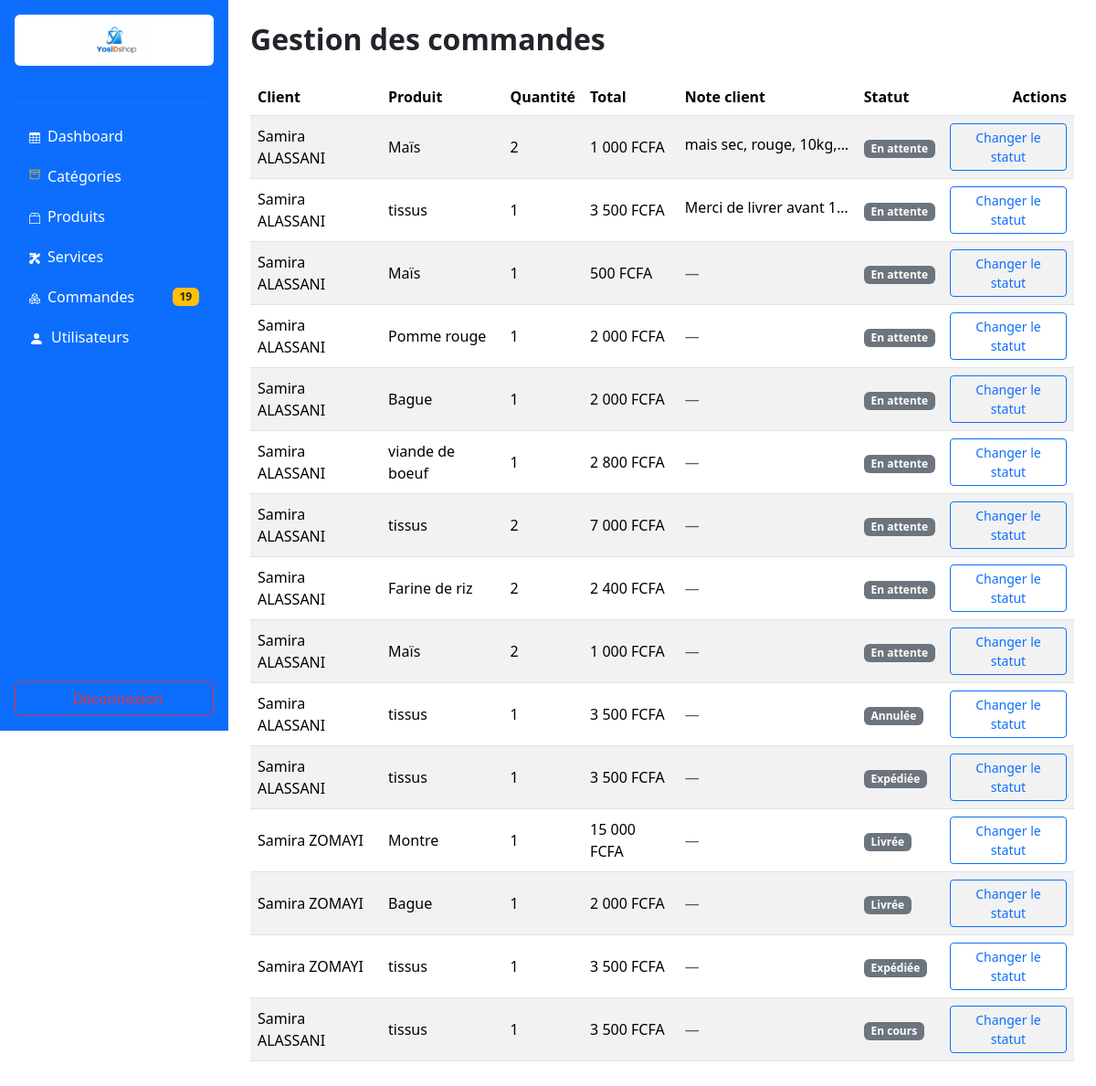
The page /admin/orders.php (signed in) on the database as committed earlier.
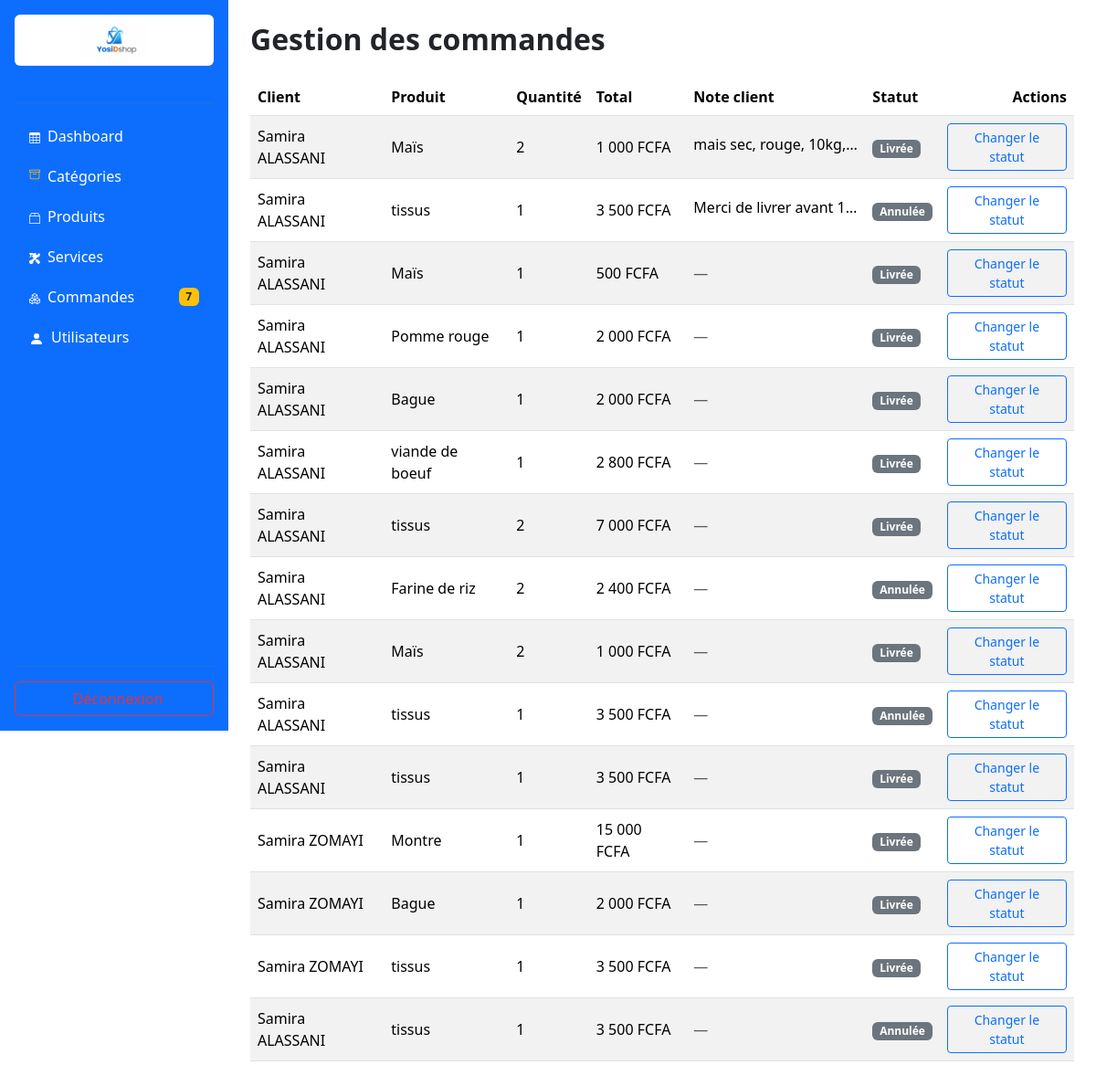
The same page on the database as committed later.
### tables this page shows
CREATE TABLE IF NOT EXISTS `orders` (
  `oId` int NOT NULL AUTO_INCREMENT,
  `proId` int DEFAULT NULL,
  `servId` int DEFAULT NULL,
  `cId` int NOT NULL,
  `status` enum('en_attente','en_cours','annulee','livee','expediee') NOT NULL DEFAULT 'en_attente',
  `quantity` int NOT NULL,
  `note` text,
  `usId` int NOT NULL,
  PRIMARY KEY (`oId`),
  KEY `proId` (`proId`),
  KEY `cId` (`cId`),
  KEY `fk_users_usId` (`usId`)
);

CREATE TABLE IF NOT EXISTS `users` (
  `usId` int NOT NULL AUTO_INCREMENT,
  `lastName` varchar(150) DEFAULT NULL,
  `firstName` varchar(150) DEFAULT NULL,
  `email` varchar(255) DEFAULT NULL,
  `password` varchar(100) DEFAULT NULL,
  `role` enum('client','manager') NOT NULL DEFAULT 'client',
  `profil` varchar(255) DEFAULT NULL,
  `lastLogin` datetime DEFAULT NULL,
  PRIMARY KEY (`usId`)
);

### order/controller.php (called while the page is built, shortened)
<?php
function getToutesLesCommandes(PDO $pdo)
{
    $req = "SELECT orders.oId, orders.quantity, orders.status, orders.note,
                   COALESCE(product.proName, service.servName) AS proName,
                   COALESCE(product.price, service.priceHours) AS price,
                   users.lastName AS clientNom,
                   users.firstname AS clientPrenom
            FROM orders
            LEFT JOIN product ON orders.proId = product.proId
            LEFT JOIN service ON orders.servId = service.servId
            JOIN users ON orders.usId = users.usId
            ORDER BY orders.oId DESC";
    $stmt = $pdo->query($req);
    return $stmt->fetchAll(PDO::FETCH_ASSOC);
}
function getCountCommandesActives(PDO $pdo)
{
    $req = "SELECT COUNT(*)
            FROM orders
            WHERE orders.status NOT IN ('livee', 'annulee')";
    return $pdo->query($req)->fetchColumn();
}

### admin/orders.php (the view, shortened to what this page needs)
<?php
require_once(__DIR__ . "/../order/controller.php");
require_once(__DIR__ . "/../config/db.php");
$commandes = getToutesLesCommandes($pdo);
$statutsDisponibles = [
    'en_attente' => 'En attente',
    'en_cours' => 'En cours',
    'expediee' => 'Expédiée',
    'livee' => 'Livrée',
    'annulee' => 'Annulée',
];
?>
<!DOCTYPE html>
<html lang="fr">
<head>
    <link rel="stylesheet" href="../assets/css/bootstrap.css">
    <link rel="stylesheet" href="../assets/css/style.css?v=<?php echo filemtime(__DIR__ . '/../assets/css/style.css'); ?>">
</head>
<body>
    <?php include(__DIR__ . "/../admin/sidebar_admin.php"); ?>
    <main class="container-fluid px-4 my-4" style="margin-left: 250px; width: calc(100% - 250px);">
        <h2 class="fw-bold mb-4">Gestion des commandes</h2>
        <?php if (empty($commandes)): ?>
            <div class="alert alert-info">Aucune commande pour le moment.</div>
        <?php else: ?>
            <div class="table-responsive">
                <table class="table table-striped align-middle">
                    <thead>
                        <tr>
                            <th>Client</th>
                            <th>Produit</th>
                            <th>Quantité</th>
                            <th>Total</th>
                            <th>Note client</th>
                            <th>Statut</th>
                            <th class="text-end">Actions</th>
                        </tr>
                    </thead>
                    <tbody>
                        <?php foreach ($commandes as $commande): ?>
                            <tr>
                                <td><?= htmlspecialchars($commande['clientPrenom'] . ' ' . $commande['clientNom']) ?></td>
                                <td><?= htmlspecialchars($commande['proName']) ?></td>
                                <td><?= $commande['quantity'] ?></td>
                                <td><?= number_format($commande['price'] * $commande['quantity'], 0, ',', ' ') ?> FCFA</td>
                                <td>
                                    <?php if (!empty($commande['note'])): ?>
                                        <span class="text-truncate d-inline-block" style="max-width: 180px;" title="<?= htmlspecialchars($commande['note']) ?>">
                                            <?= htmlspecialchars($commande['note']) ?>
                                        </span>
                                    <?php else: ?>
                                        <span class="text-muted">—</span>
                                    <?php endif; ?>
                                </td>
                                <td>
                                    <span class="badge bg-secondary"><?= $statutsDisponibles[$commande['status']] ?? $commande['status'] ?></span>
                                </td>
                                <td class="text-end">
                                    <button type="button" class="btn btn-sm btn-outline-primary"
                                            data-bs-toggle="modal" data-bs-target="#modalStatut<?= $commande['oId'] ?>">
                                        Changer le statut
                                    </button>
                                </td>
                            </tr>
                        <?php endforeach; ?>
                    </tbody>
                </table>
            </div>
        <?php endif; ?>
    </main>
</body>
</html>

### admin/sidebar_admin.php (shortened to what this page needs)
<?php
require_once(__DIR__ . "/../order/controller.php");
require_once(__DIR__ . "/../config/db.php");
$nombreCommandesEnAttente = getCountCommandesActives($pdo);
?>
<div class="responsive d-flex flex-column flex-shrink-0 p-3 text-white bg-primary" style="width: 250px; min-height: 100vh; position: fixed; top: 0; left: 0; z-index: 1000;">
    <a href="../index.php" class="d-flex align-items-center mb-4 me-md-auto text-white text-decoration-none bg-white p-2 rounded w-100 justify-content-center">
        <img src="../assets/images/Logo YosiShop.png" alt="YosiShop" style="max-height: 40px;">
    </a>
    <hr class="text-secondary">
    <ul class="nav nav-pills flex-column mb-auto gap-1">
        <li class="nav-item">
            <a href="../admin/dashboard.php" class="nav-link text-white d-flex align-items-center gap-2">
                <i class="bi bi-speedometer2"></i> Dashboard
            </a>
        </li>
        <li>
            <a href="../categories/index.php" class="nav-link text-white d-flex align-items-center gap-2">
                <i class="bi bi-folder2-open"> </i> Catégories
            </a>
        </li>
        <li>
            <a href="../products/index.php" class="nav-link text-white d-flex align-items-center gap-2">
                <i class="bi bi-box-seam"> <svg xmlns="http://www.w3.org/2000/svg" width="12" height="12" fill="currentColor" class="bi bi-box2" viewBox="0 0 16 16">
                        <path d="M2.95.4a1 1 0 0 1 .8-.4h8.5a1 1 0 0 1 .8.4l2.85 3.8a.5.5 0 0 1 .1.3V15a1 1 0 0 1-1 1H1a1 1 0 0 1-1-1V4.5a.5.5 0 0 1 .1-.3zM7.5 1H3.75L1.5 4h6zm1 0v3h6l-2.25-3zM15 5H1v10h14z" />
                    </svg></i> Produits
            </a>
        </li>
        <li>
            <a href="../services/index.php" class="nav-link text-white d-flex align-items-center gap-2">
                <i class="bi bi-briefcase"> </i> Services
            </a>
        </li>
        <li>
            <a href="../admin/orders.php" class="nav-link text-white d-flex align-items-center gap-2">
                <i class="bi bi-cart3"></i> Commandes
                <?php if ($nombreCommandesEnAttente > 0): ?>
                    <span class="badge bg-warning text-dark ms-auto"><?= $nombreCommandesEnAttente ?></span>
                <?php endif; ?>
            </a>
        </li>
        <li>
            <a href="../admin/users.php" class="nav-link text-white d-flex align-items-center gap-2">
                <i class="bi bi-people">
                    <svg xmlns="http://www.w3.org/2000/svg" width="16" height="16" fill="currentColor" class="bi bi-person-fill" viewBox="0 0 16 16">
                        <path d="M3 14s-1 0-1-1 1-4 6-4 6 3 6 4-1 1-1 1zm5-6a3 3 0 1 0 0-6 3 3 0 0 0 0 6" />
                    </svg>
                </i> Utilisateurs
            </a>
        </li>
    </ul>
    <hr class="text-secondary">
    <div>
        <a href="../auth/logout.php" class="btn btn-outline-danger w-100 d-flex align-items-center justify-content-center gap-2">
        </a>
    </div>
</div>

### assets/css/style.css (style rules this page uses)
* { margin: 0; padding: 0; box-sizing: border-box; }

Rows that differ between the two databases and show on the page:
changed orders "mais sec, rouge, 10kg,…": status "En attente" → "Livrée"
changed orders "Merci de livrer avant 1…": status "En attente" → "Annulée"
changed orders (number 3 of 15 on the later page): status "En attente" → "Livrée"
changed orders (number 4 of 15 on the later page): status "En attente" → "Livrée"
changed orders (number 5 of 15 on the later page): status "En attente" → "Livrée"
changed orders (number 6 of 15 on the later page): status "En attente" → "Livrée"
changed orders (number 7 of 15 on the later page): status "En attente" → "Livrée"
changed orders (number 8 of 15 on the later page): status "En attente" → "Annulée"
changed orders (number 9 of 15 on the later page): status "En attente" → "Livrée"
changed orders (number 11 of 15 on the later page): status "Expédiée" → "Livrée"
changed orders (number 14 of 15 on the later page): status "Expédiée" → "Livrée"
changed orders (number 15 of 15 on the later page): status "En cours" → "Annulée"
Other text that changed with them:
$nombreCommandesEnAttente: "19" → "7"
